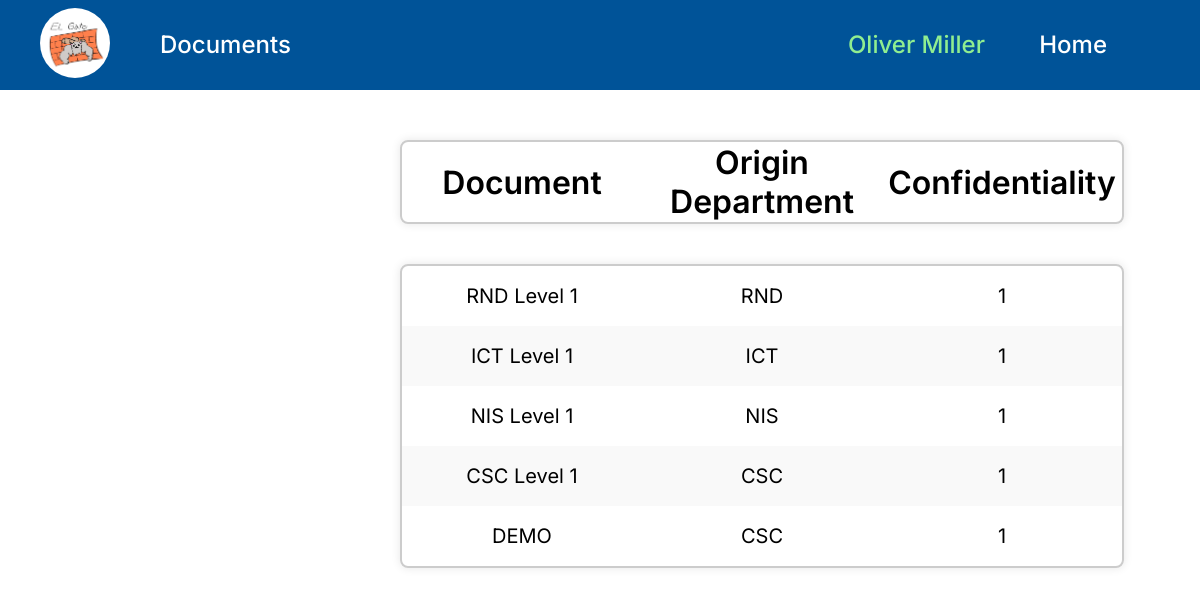
/Pages/Document.php (signed in), run on the app's committed database.
### tables this page shows
CREATE TABLE `employees` (
  `employee_id` int(11) NOT NULL,
  `email` varchar(100) NOT NULL,
  `fullname` varchar(100) NOT NULL,
  `username` varchar(100) NOT NULL,
  `pwd` varchar(100) NOT NULL,
  `department_id` varchar(10) DEFAULT NULL,
  `role_id` int(11) DEFAULT NULL
);

CREATE TABLE `documents` (
  `document_id` int(11) NOT NULL,
  `document_name` varchar(100) NOT NULL,
  `department_id` varchar(10) DEFAULT NULL,
  `confidentiality` int(11) NOT NULL
);

### Pages/Document.php (the view, shortened to what this page needs)
<!DOCTYPE html>
<html lang="en">
    <head>
        <link rel="stylesheet" href="Pages.css" />
    </head>
    <body>
        <?php   $pageName = "Documents";
                include '../Pages/HeadBar.php'; ?>
        <div style="height: 100px;"></div>
        <div class="book-panel">
            <table>
                <tr class="no-hover">
                    <th>Document</th>
                    <th>Origin Department</th>
                    <th>Confidentiality</th>
                </tr>
            </table>
        </div>
        <div class="book-panel">
            <table>
                <?php
                    include '../connect.php';
                    switch ($_SESSION['$employee_role']) {
                        case 'Reporter':
                            $condition = " WHERE d.confidentiality = 1";
                            break;
                    }
                    $doc = "SELECT d.document_id, d.document_name, d.department_id, d.confidentiality FROM documents d ". $condition;
                    $result = $mysqli->query($doc);
                    if ($result) {
                        echo "<table>";
                        while ($row = $result->fetch_array()) {
                            echo "<tr>";
                            echo "<td>".$row["document_name"]."</td>";
                            echo "<td>".$row["department_id"]."</td>";
                            echo "<td>".$row["confidentiality"]."</td>";
                            echo "</tr>";
                        }
                        echo "</table>";
                    } else {
                        echo "Error: ".$mysqli->error;
                    }
                ?>
            </table>
        </div>
    </body>
</html>

### Pages/HeadBar.php (shortened to what this page needs)
<?php
    include '../connect.php';
    $getName = "SELECT fullname, department_id, role_id FROM employees WHERE username = ? LIMIT 1";
    $stmt = $mysqli->prepare($getName);
    if ($stmt) {
        $stmt->bind_param("s", $_SESSION['username']);
        $stmt->execute();
        $stmt->bind_result($fullName, $department, $role);
        switch ($role) {
            case 1:
                $mainMenu = '<a href="../Roles/Reporter.php" style="color: lightgreen;">' . htmlspecialchars($fullName) . '</a>';
                break;
        }
        echo '
            <nav>
            <ul>
                <li><img src="../Images/ElGato.jpg" alt="Logo" id="logo"></li>
                <li>' . $pageName . '</li>
                <li style="position: fixed; right: 185px;">' . $mainMenu . '</li>
                <li style="position: fixed; right: 63px;"><a href="../Home.php">Home</a></li>
            </ul>
        </nav>';
    } else {
        echo "<h2 style='position: absolute; top: 22px; left: 100px;'>Welcome!</h2>";
    }
?>

### Pages/Pages.css (style rules this page uses)
body { font-family: 'Inter', sans-serif; margin: 0; padding: 0; }
nav { margin: 0; background-color: #005398; color: #fff; width: 100%; height: 70px; padding: 10px 0px; position: fixed; }
nav ul { list-style-type: none; padding-left: 20px; margin: 0; display: flex; }
nav ul li { font-size: 24px; font-weight: 500; margin-right: 30px; padding: 20px 0 0 20px; }
nav ul li a { color: #fff; text-decoration: none; }
#logo { width: 70px; height: 70px; border-radius: 50%; position: relative; top: -22px; }
.book-panel { width: 60%; max-height: 700px; overflow-y: auto; margin: 40px 40px 40px 400px;; border: 2px solid #ccc; border-radius: 8px; box-shadow: 0 0 10px rgba(0, 0, 0, 0.1); }
table { width: 100%; border-collapse: collapse; }
th { height: 60px; font-size: 32px; font-weight: 600; }
tr { height: 60px; text-align: center; }
td { font-size: 20px; font-weight: 400px; }
tr th, tr td { width: 33%; }
tr:nth-child(even) { background-color: #f9f9f9; }

### data on the page
employees: fullname "Oliver Miller"
documents: document_name "RND Level 1", department "RND", confidentiality "1"
documents: document_name "ICT Level 1", department "ICT", confidentiality "1"
documents: document_name "NIS Level 1", department "NIS", confidentiality "1"
documents: document_name "CSC Level 1", department "CSC", confidentiality "1"
documents: document_name "DEMO", department "CSC", confidentiality "1"

### other printed values
$pageName "Documents"
